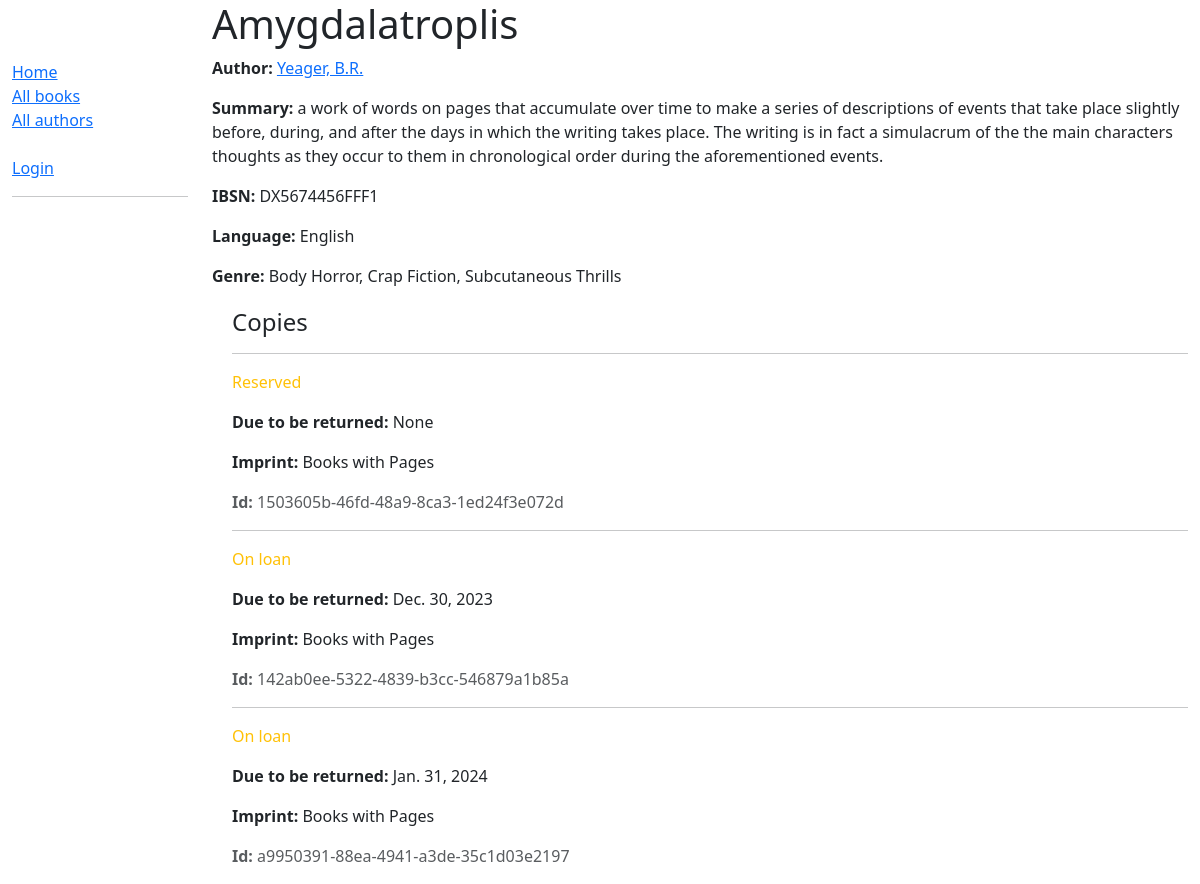
The app's page /catalog/book/1, older data.
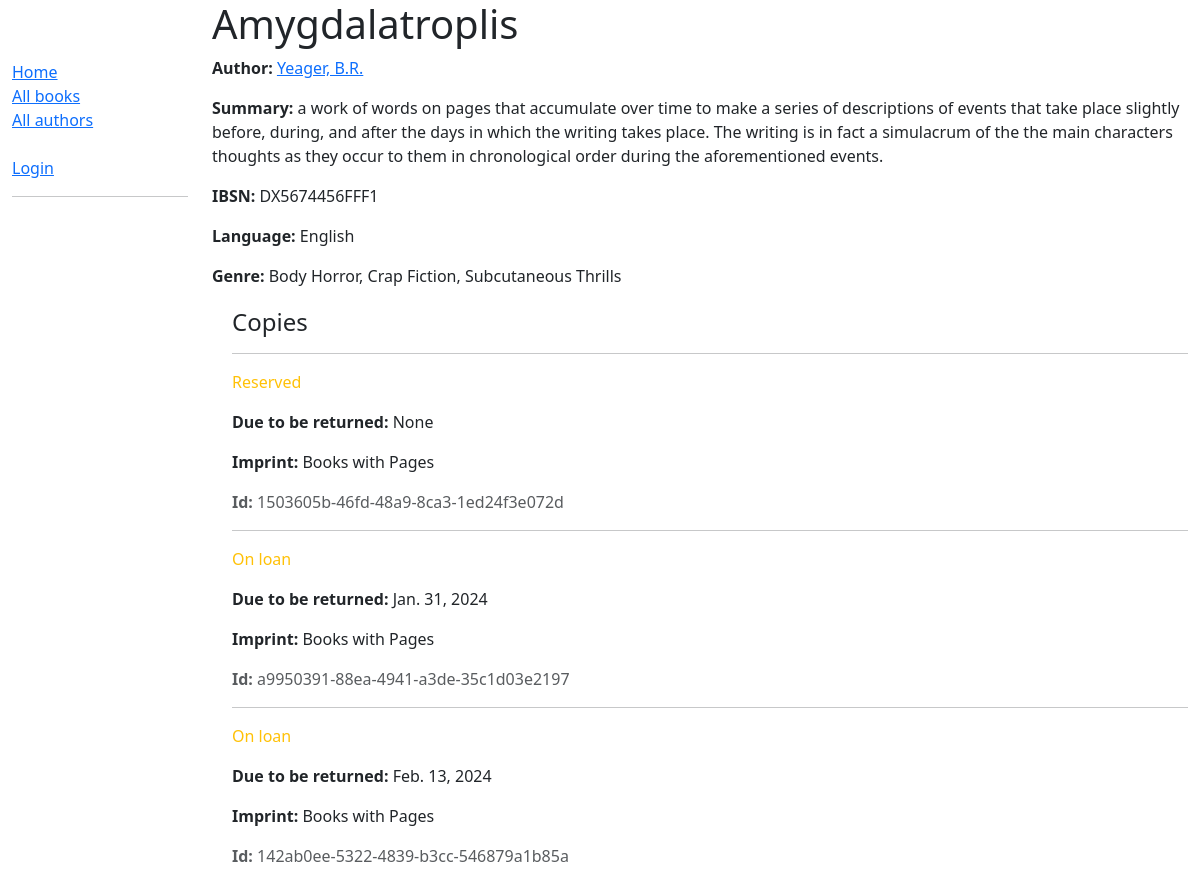
The same page, newer data.
### catalog/models.py (models this page shows, shortened)
class BookInstance(models.Model):
    book = models.ForeignKey('Book', on_delete=models.RESTRICT,
                             null=True)
    id = models.UUIDField(primary_key=True, default=uuid.uuid4,
                          help_text="Unique ID for this particular book "
                                    "across the whole library")
    imprint = models.CharField(max_length=200)
    due_back = models.DateField(null=True, blank=True)
    borrower = models.ForeignKey(settings.AUTH_USER_MODEL, on_delete=models.SET_NULL, null=True, blank=True)
    LOAN_STATUS = (
        ('m', 'Maintenance'),
        ('o', 'On loan'),
        ('a', 'Available'),
        ('r', 'Reserved'),
    )
    status = models.CharField(
        max_length=1,
        choices=LOAN_STATUS,
        blank=True,
        default='m',
        help_text='Book availability',
    )
    class Meta:
        ordering = ['book', 'due_back']
        permissions = (("can_mark_returned", "Set book as returned"),)

### catalog/views.py (the view)
# urls.py: path('book/<int:pk>', views.BookDetailView.as_view(), name='book-detail'),
class BookDetailView(generic.DetailView):
    model = Book

### catalog/models.py (called while the page is built)
    def __str__(self):
        return self.name

    def __str__(self):
        return self.name

    def get_absolute_url(self):
        return reverse('author-detail', args=[str(self.id)])

    def __str__(self):
        return f'{self.last_name}, {self.first_name}'

### catalog/templates/catalog/book_detail.html (shortened to what this page needs)
{% extends "base_generic.html" %}
{% block content %}
  <h1>{{ book.title }}</h1>
  <p><strong>Author:</strong> <a href="{{ book.author.get_absolute_url }}">{{ book.author }}</a></p>
  <p><strong>Summary:</strong> {{ book.summary }}</p>
  <p><strong>IBSN:</strong> {{ book.ibsn }}</p>
  <p><strong>Language:</strong> {{ book.language }}</p>
  <p><strong>Genre:</strong> {{ book.genre.all|join:", " }}</p>
  <div style="margin-left:20px;margin-top:20px">
    <h4>Copies</h4>
    {% for copy in book.bookinstance_set.all %}
      <hr />
      <p
        class="{% if copy.status == 'a' %}text-success{% elif copy.status == 'm' %}text-danger{% else %}text-warning{% endif %}">
        {{ copy.get_status_display }}
      </p>
      {% if copy.status != 'a' %}
        <p><strong>Due to be returned:</strong> {{ copy.due_back }}</p>
      {% endif %}
      <p><strong>Imprint:</strong> {{ copy.imprint }}</p>
      <p class="text-muted"><strong>Id:</strong> {{ copy.id }}</p>
    {% endfor %}
  </div>
{% endblock %}
{% block sidebar %}
  {{ block.super }}
{% endblock %}

Row changes from the older to the newer data that the page shows:
shown differently, row unchanged: BookInstance "Jan. 31, 2024": moves up the list
changed BookInstance "142ab0ee-5322-4839-b3cc-546879a1b85a": due_back "Dec. 30, 2023" → "Feb. 13, 2024"
